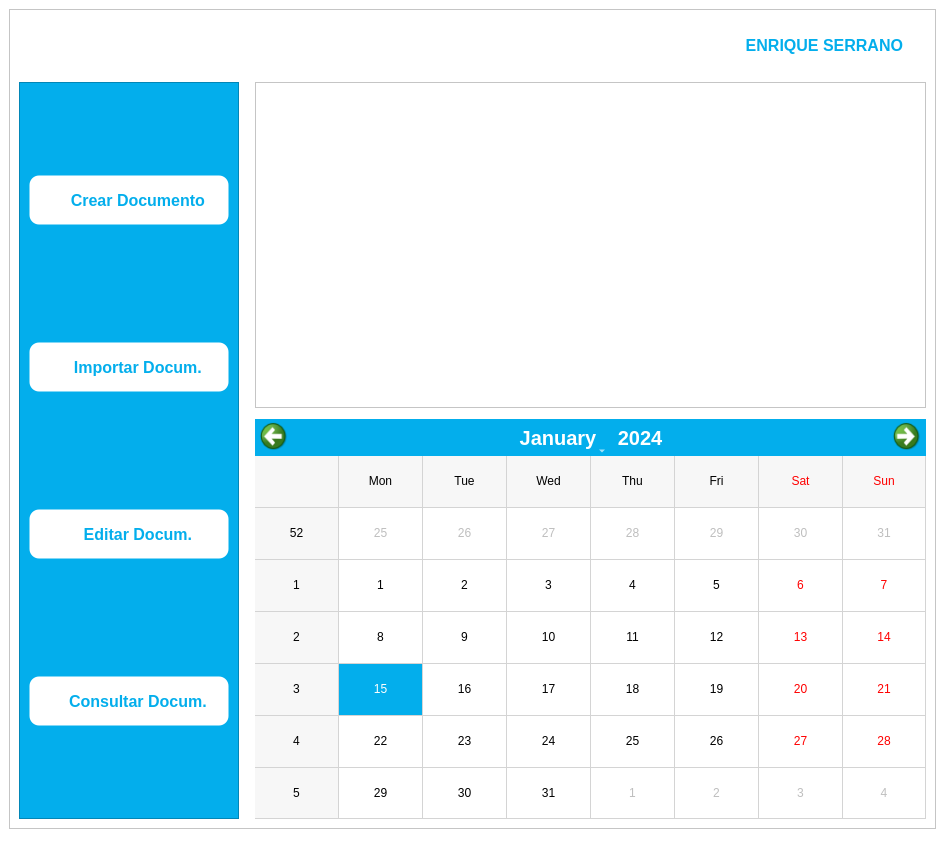
<?xml version="1.0" encoding="UTF-8"?>
<ui version="4.0">
 <class>App_Documentation</class>
 <widget class="QMainWindow" name="App_Documentation">
  <property name="geometry">
   <rect>
    <x>0</x>
    <y>0</y>
    <width>945</width>
    <height>860</height>
   </rect>
  </property>
  <property name="minimumSize">
   <size>
    <width>945</width>
    <height>860</height>
   </size>
  </property>
  <property name="windowTitle">
   <string>ERP EIPSA</string>
  </property>
  <property name="windowIcon">
   <iconset>
    <normaloff>//nas01/DATOS/Comunes/EIPSA-ERP/Recursos/Iconos/icon.ico</normaloff>//nas01/DATOS/Comunes/EIPSA-ERP/Recursos/Iconos/icon.ico</iconset>
  </property>
  <property name="styleSheet">
   <string notr="true">background-color: rgb(255, 255, 255);</string>
  </property>
  <widget class="QWidget" name="centralwidget">
   <layout class="QGridLayout" name="gridLayout_2">
    <item row="0" column="0">
     <widget class="QFrame" name="frame">
      <property name="frameShape">
       <enum>QFrame::StyledPanel</enum>
      </property>
      <property name="frameShadow">
       <enum>QFrame::Raised</enum>
      </property>
      <layout class="QGridLayout" name="gridLayout">
       <item row="3" column="0">
        <layout class="QVBoxLayout" name="FrameApp">
         <item>
          <layout class="QHBoxLayout" name="Header">
           <property name="topMargin">
            <number>0</number>
           </property>
           <item>
            <widget class="QLabel" name="LogoIcon">
             <property name="minimumSize">
              <size>
               <width>220</width>
               <height>52</height>
              </size>
             </property>
             <property name="maximumSize">
              <size>
               <width>220</width>
               <height>52</height>
              </size>
             </property>
             <property name="text">
              <string/>
             </property>
             <property name="pixmap">
              <pixmap>//nas01/DATOS/Comunes/EIPSA-ERP/Recursos/Iconos/Logo.ico</pixmap>
             </property>
             <property name="scaledContents">
              <bool>true</bool>
             </property>
            </widget>
           </item>
           <item>
            <spacer name="hSpacer3">
             <property name="orientation">
              <enum>Qt::Horizontal</enum>
             </property>
             <property name="sizeType">
              <enum>QSizePolicy::Fixed</enum>
             </property>
             <property name="sizeHint" stdset="0">
              <size>
               <width>10</width>
               <height>20</height>
              </size>
             </property>
            </spacer>
           </item>
           <item>
            <spacer name="hSpacer1">
             <property name="orientation">
              <enum>Qt::Horizontal</enum>
             </property>
             <property name="sizeHint" stdset="0">
              <size>
               <width>40</width>
               <height>20</height>
              </size>
             </property>
            </spacer>
           </item>
           <item>
            <widget class="QLabel" name="HeaderName">
             <property name="font">
              <font>
               <pointsize>12</pointsize>
               <bold>true</bold>
              </font>
             </property>
             <property name="styleSheet">
              <string notr="true">color:rgb(3, 174, 236)</string>
             </property>
             <property name="text">
              <string>ENRIQUE SERRANO</string>
             </property>
             <property name="alignment">
              <set>Qt::AlignRight|Qt::AlignTrailing|Qt::AlignVCenter</set>
             </property>
            </widget>
           </item>
           <item>
            <spacer name="hSpacer2">
             <property name="orientation">
              <enum>Qt::Horizontal</enum>
             </property>
             <property name="sizeType">
              <enum>QSizePolicy::Fixed</enum>
             </property>
             <property name="sizeHint" stdset="0">
              <size>
               <width>10</width>
               <height>20</height>
              </size>
             </property>
            </spacer>
           </item>
           <item>
            <widget class="QLabel" name="UserIcon">
             <property name="text">
              <string/>
             </property>
             <property name="pixmap">
              <pixmap>//nas01/DATOS/Comunes/EIPSA-ERP/Recursos/Iconos/User.png</pixmap>
             </property>
            </widget>
           </item>
          </layout>
         </item>
         <item>
          <spacer name="vSpacer1">
           <property name="orientation">
            <enum>Qt::Vertical</enum>
           </property>
           <property name="sizeType">
            <enum>QSizePolicy::Fixed</enum>
           </property>
           <property name="sizeHint" stdset="0">
            <size>
             <width>20</width>
             <height>5</height>
            </size>
           </property>
          </spacer>
         </item>
         <item>
          <layout class="QHBoxLayout" name="PrincipalScreen">
           <item>
            <widget class="QFrame" name="ButtonFrame">
             <property name="minimumSize">
              <size>
               <width>220</width>
               <height>0</height>
              </size>
             </property>
             <property name="maximumSize">
              <size>
               <width>220</width>
               <height>16777215</height>
              </size>
             </property>
             <property name="autoFillBackground">
              <bool>false</bool>
             </property>
             <property name="styleSheet">
              <string notr="true">QFrame{
	background-color: rgb(3, 174, 236);
}

QPushButton{
	border: 1px solid transparent;
	color: rgb(3, 174, 236);
	box-sizing: border-box;
	background-color: rgb(255, 255, 255);
	border-radius: 10px;
}

QPushButton:hover{
	border: 1px solid transparent;
	border-color: rgb(0, 0, 0);
	color: rgb(0,0,0);
	box-sizing: border-box;
	background-color: rgb(255, 255, 255);
	border-radius: 10px;
}

QPushButton:pressed{
	border: 1px solid transparent;
	border-color: rgb(0, 0, 0);
	color: rgb(0,0,0);
	box-sizing: border-box;
	background-color: rgb(200, 200, 200);
	border-radius: 10px;
}</string>
             </property>
             <property name="frameShape">
              <enum>QFrame::StyledPanel</enum>
             </property>
             <property name="frameShadow">
              <enum>QFrame::Raised</enum>
             </property>
             <layout class="QVBoxLayout" name="verticalLayout_3">
              <property name="spacing">
               <number>25</number>
              </property>
              <property name="leftMargin">
               <number>9</number>
              </property>
              <property name="topMargin">
               <number>0</number>
              </property>
              <property name="bottomMargin">
               <number>0</number>
              </property>
              <item>
               <widget class="QPushButton" name="Button_NewDoc">
                <property name="minimumSize">
                 <size>
                  <width>200</width>
                  <height>50</height>
                 </size>
                </property>
                <property name="maximumSize">
                 <size>
                  <width>200</width>
                  <height>50</height>
                 </size>
                </property>
                <property name="font">
                 <font>
                  <pointsize>12</pointsize>
                  <bold>true</bold>
                 </font>
                </property>
                <property name="cursor">
                 <cursorShape>PointingHandCursor</cursorShape>
                </property>
                <property name="text">
                 <string>    Crear Documento</string>
                </property>
                <property name="icon">
                 <iconset>
                  <normaloff>//nas01/DATOS/Comunes/EIPSA-ERP/Recursos/Iconos/Documents_New.png</normaloff>//nas01/DATOS/Comunes/EIPSA-ERP/Recursos/Iconos/Documents_New.png</iconset>
                </property>
                <property name="iconSize">
                 <size>
                  <width>40</width>
                  <height>40</height>
                 </size>
                </property>
               </widget>
              </item>
              <item>
               <widget class="QPushButton" name="Button_ImportDoc">
                <property name="minimumSize">
                 <size>
                  <width>200</width>
                  <height>50</height>
                 </size>
                </property>
                <property name="maximumSize">
                 <size>
                  <width>200</width>
                  <height>50</height>
                 </size>
                </property>
                <property name="font">
                 <font>
                  <pointsize>12</pointsize>
                  <bold>true</bold>
                 </font>
                </property>
                <property name="cursor">
                 <cursorShape>PointingHandCursor</cursorShape>
                </property>
                <property name="text">
                 <string>    Importar Docum.</string>
                </property>
                <property name="icon">
                 <iconset>
                  <normaloff>//nas01/DATOS/Comunes/EIPSA-ERP/Recursos/Iconos/Documents_Import.png</normaloff>//nas01/DATOS/Comunes/EIPSA-ERP/Recursos/Iconos/Documents_Import.png</iconset>
                </property>
                <property name="iconSize">
                 <size>
                  <width>40</width>
                  <height>40</height>
                 </size>
                </property>
               </widget>
              </item>
              <item>
               <widget class="QPushButton" name="Button_EditDoc">
                <property name="minimumSize">
                 <size>
                  <width>200</width>
                  <height>50</height>
                 </size>
                </property>
                <property name="maximumSize">
                 <size>
                  <width>200</width>
                  <height>50</height>
                 </size>
                </property>
                <property name="font">
                 <font>
                  <pointsize>12</pointsize>
                  <bold>true</bold>
                 </font>
                </property>
                <property name="cursor">
                 <cursorShape>PointingHandCursor</cursorShape>
                </property>
                <property name="text">
                 <string>    Editar Docum.</string>
                </property>
                <property name="icon">
                 <iconset>
                  <normaloff>//nas01/DATOS/Comunes/EIPSA-ERP/Recursos/Iconos/Documents_Edit.png</normaloff>//nas01/DATOS/Comunes/EIPSA-ERP/Recursos/Iconos/Documents_Edit.png</iconset>
                </property>
                <property name="iconSize">
                 <size>
                  <width>40</width>
                  <height>40</height>
                 </size>
                </property>
               </widget>
              </item>
              <item>
               <widget class="QPushButton" name="Button_QueryDoc">
                <property name="minimumSize">
                 <size>
                  <width>200</width>
                  <height>50</height>
                 </size>
                </property>
                <property name="maximumSize">
                 <size>
                  <width>200</width>
                  <height>50</height>
                 </size>
                </property>
                <property name="font">
                 <font>
                  <pointsize>12</pointsize>
                  <bold>true</bold>
                 </font>
                </property>
                <property name="cursor">
                 <cursorShape>PointingHandCursor</cursorShape>
                </property>
                <property name="text">
                 <string>    Consultar Docum.</string>
                </property>
                <property name="icon">
                 <iconset>
                  <normaloff>//nas01/DATOS/Comunes/EIPSA-ERP/Recursos/Iconos/Documents_Search.png</normaloff>//nas01/DATOS/Comunes/EIPSA-ERP/Recursos/Iconos/Documents_Search.png</iconset>
                </property>
                <property name="iconSize">
                 <size>
                  <width>40</width>
                  <height>40</height>
                 </size>
                </property>
               </widget>
              </item>
             </layout>
            </widget>
           </item>
           <item>
            <spacer name="hSpacerM">
             <property name="orientation">
              <enum>Qt::Horizontal</enum>
             </property>
             <property name="sizeType">
              <enum>QSizePolicy::Fixed</enum>
             </property>
             <property name="sizeHint" stdset="0">
              <size>
               <width>10</width>
               <height>20</height>
              </size>
             </property>
            </spacer>
           </item>
           <item>
            <layout class="QVBoxLayout" name="MainLayout">
             <item>
              <widget class="QTableWidget" name="tableOffer">
               <property name="minimumSize">
                <size>
                 <width>650</width>
                 <height>280</height>
                </size>
               </property>
               <property name="sortingEnabled">
                <bool>true</bool>
               </property>
               <attribute name="verticalHeaderVisible">
                <bool>false</bool>
               </attribute>
              </widget>
             </item>
             <item>
              <spacer name="vSpacer11">
               <property name="orientation">
                <enum>Qt::Vertical</enum>
               </property>
               <property name="sizeType">
                <enum>QSizePolicy::Fixed</enum>
               </property>
               <property name="sizeHint" stdset="0">
                <size>
                 <width>20</width>
                 <height>5</height>
                </size>
               </property>
              </spacer>
             </item>
             <item>
              <layout class="QHBoxLayout" name="BottomLayout">
               <property name="topMargin">
                <number>0</number>
               </property>
               <item>
                <widget class="QCalendarWidget" name="Calendar">
                 <property name="enabled">
                  <bool>true</bool>
                 </property>
                 <property name="sizePolicy">
                  <sizepolicy hsizetype="Preferred" vsizetype="Preferred">
                   <horstretch>0</horstretch>
                   <verstretch>0</verstretch>
                  </sizepolicy>
                 </property>
                 <property name="minimumSize">
                  <size>
                   <width>200</width>
                   <height>400</height>
                  </size>
                 </property>
                 <property name="cursor">
                  <cursorShape>ArrowCursor</cursorShape>
                 </property>
                 <property name="styleSheet">
                  <string notr="true">QCalendarWidget QWidget{
background-color: rgb(3, 174, 236);
}

QCalendarWidget QTableView{
	background-color: white;
}

QCalendarWidget QToolButton {
	color: white;
	font-size:20px;
	icon-size:30px,30px;
	background-color:rgb(3, 174, 236);
}

QCalendarWidget QToolButton::hover {
	background-color : #019ad2;
}

QCalendarWidget QToolButton::pressed {
	background-color: rgb(1, 140, 190);
	border: 3px solid;
	border-color: rgb(255, 255, 255);
}

QCalendarWidget QSpinBox{
	background-color: rgb(255, 255, 255);
	border: 2px solid;
	border-color: rgb(3,174, 236);
}

QCalendarWidget QAbstractItemView:enabled{
	selection-background-color: rgb(3, 174, 236);
	selection-color: white;
	selection-font-weight: bold;
}

#qt_calendar_prevmonth {
    qproperty-icon: url(//nas01/DATOS/Comunes/EIPSA-ERP/Recursos/Iconos/back_arrow.png);
}
#qt_calendar_nextmonth {
    qproperty-icon: url(//nas01/DATOS/Comunes/EIPSA-ERP/Recursos/Iconos/forward_arrow.png);
}</string>
                 </property>
                 <property name="gridVisible">
                  <bool>true</bool>
                 </property>
                 <property name="navigationBarVisible">
                  <bool>true</bool>
                 </property>
                 <property name="dateEditEnabled">
                  <bool>true</bool>
                 </property>
                </widget>
               </item>
              </layout>
             </item>
            </layout>
           </item>
          </layout>
         </item>
        </layout>
       </item>
      </layout>
     </widget>
    </item>
   </layout>
  </widget>
  <widget class="QMenuBar" name="menubar">
   <property name="geometry">
    <rect>
     <x>0</x>
     <y>0</y>
     <width>945</width>
     <height>22</height>
    </rect>
   </property>
  </widget>
  <widget class="QStatusBar" name="statusbar"/>
 </widget>
 <resources/>
 <connections/>
</ui>
